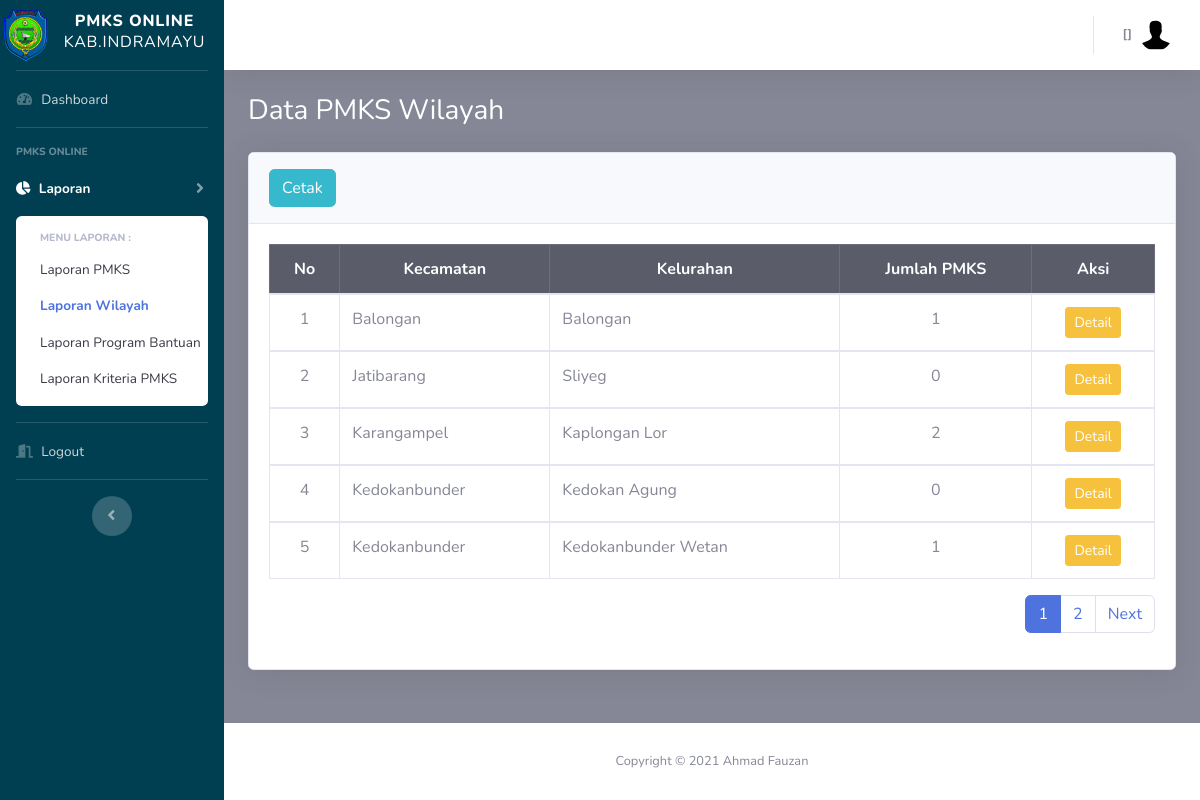
The page /pimpinan/laporan_wil.php on the database its author committed.
### tables this page shows
CREATE TABLE `desa` (
  `id_desa` int(10) NOT NULL,
  `nm_desa` varchar(25) NOT NULL,
  `id_kec` int(11) NOT NULL,
  `is_delete` int(11) NOT NULL,
  `row_edit` int(11) NOT NULL,
  `creator` int(11) NOT NULL,
  `time_input` datetime NOT NULL DEFAULT CURRENT_TIMESTAMP
);

CREATE TABLE `kecamatan` (
  `id_kec` int(11) NOT NULL,
  `nm_kec` varchar(20) NOT NULL,
  `is_delete` int(11) NOT NULL,
  `row_edit` int(11) NOT NULL,
  `creator` int(11) NOT NULL,
  `time_input` datetime NOT NULL DEFAULT CURRENT_TIMESTAMP
);

### config.php (called while the page is built, shortened)
<?php
	$database = 'pmks';
?>

### functions.php (called while the page is built, shortened)
<?php
function query($query)
{
	include('config.php');
	$result = mysqli_query($koneksi, $query);
	$rows = [];
	while ($row = mysqli_fetch_assoc($result)) {
		$rows[] = $row;
	}
	return $rows;
}

### pimpinan/laporan_wil.php (the view, shortened to what this page needs)
<?php
  include('templetes/sidebar.php');
  include('templetes/topbar.php');
  require_once "../functions.php";
  $jml_DataHalaman = 5;
  $jml_responden = count(query("SELECT a.*,b.id_kec,b.nm_kec,b.is_delete FROM desa a
               INNER JOIN kecamatan b USING (id_kec) WHERE a.is_delete=1 AND b.is_delete=1
               AND a.nm_desa!='Tidak Ada' AND b.nm_kec!='Tidak Ada'
               ORDER BY b.nm_kec ASC"));
  $jml_Halaman = ceil($jml_responden / $jml_DataHalaman);
  $pageAktif = (isset($_GET["page"]) ) ? $_GET["page"] : 1;
  $awaldata = ( $jml_DataHalaman * $pageAktif ) - $jml_DataHalaman;
  $desa=query("SELECT a.*,b.id_kec,b.nm_kec,b.is_delete FROM desa a
               INNER JOIN kecamatan b USING (id_kec) WHERE a.is_delete=1 AND b.is_delete=1
               AND a.nm_desa!='Tidak Ada' AND b.nm_kec!='Tidak Ada'
               ORDER BY b.nm_kec ASC LIMIT $awaldata, $jml_DataHalaman");
?>
        <div class="container-fluid">
          <h1 class="h3 mb-4 text-judul">Data PMKS Wilayah</h1>
              <div class="card shadow mb-2">
                <div class="card-header py-3">
                  <a href="../cetak_wil.php" target="_blank" class="btn btn-info"> Cetak</a>
                </div>
                <div class="card-body">
                <div class="table-responsive">
                <table class="table table-bordered" width="100%" cellspacing="0">
                  <thead class="table-dark">
                    <tr>
                      <th class="text-center">No</th>
                      <th class="text-center">Kecamatan</th>
                      <th class="text-center">Kelurahan</th>
                      <th class="text-center">Jumlah PMKS</th>
                      <th class="text-center">Aksi</th>
                    </tr>
                  </thead>
                  <?php $i=$awaldata+1; ?>
                  <?php foreach ($desa as $row):
                    $id_desa = $row['id_desa'];
                    $jml_pmks = count(query("SELECT a.*,d.is_delete FROM pmks a
                     INNER JOIN kk d USING (id_kk)
                     WHERE a.is_delete = 1 AND d.is_delete = 1 AND a.id_desa=$id_desa"));
                    ?>
                    <tbody>
                      <tr>
                        <td class="text-center"><?=$i;?></td>
                        <td class="text-left"><?=$row['nm_kec'];?></td>
                        <td class="text-left"><?=$row['nm_desa'];?></td>
                        <td class="text-center"><?=$jml_pmks ?></td>
                        <td class="text-center">
                         <a href="laporan_wil_detail.php?id=<?=$id_desa ?>" class="btn btn-warning btn-sm">Detail</a>
                        </td>
                      </tr>
                      <?php $i++;?>
                    <?php endforeach; ?>
                  </tbody>
                </table>
                <nav aria-label="Page navigation example">
                  <ul class="pagination float-right">
                    <?php for ($i=1; $i <= $jml_Halaman; $i++) : ?>
                      <?php if ($i == $pageAktif) : ?>
                        <li class="page-item active"><a class="page-link" href="?page=<?=$i; ?>"><?=$i; ?></a></li>
                        <?php else : ?>
                          <li class="page-item"><a class="page-link" href="?page=<?=$i; ?>"><?=$i; ?></a></li>
                        <?php endif; ?>
                      <?php endfor; ?>
                      <?php if ($pageAktif < $jml_Halaman) : ?>
                        <li class="page-item"><a class="page-link" href="?page=<?=$pageAktif+1; ?>">Next</a></li>
                      <?php endif; ?>
                    </ul>
                  </nav>
                </div>
              </div>
            </div>
        </div>
      </div>
<?php include('templetes/footer.php');?>

### pimpinan/templetes/sidebar.php (style rules this page uses)
.text-judul { color: #ffffff; }

### rows shown on the page
desa: id_kec.nm_kec "Balongan", nm_desa "Balongan", jml_pmks "1"
desa: id_kec.nm_kec "Jatibarang", nm_desa "Sliyeg", jml_pmks "0"
desa: id_kec.nm_kec "Karangampel", nm_desa "Kaplongan Lor", jml_pmks "2"
desa: id_kec.nm_kec "Kedokanbunder", nm_desa "Kedokan Agung", jml_pmks "0"
desa: id_kec.nm_kec "Kedokanbunder", nm_desa "Kedokanbunder Wetan", jml_pmks "1"
